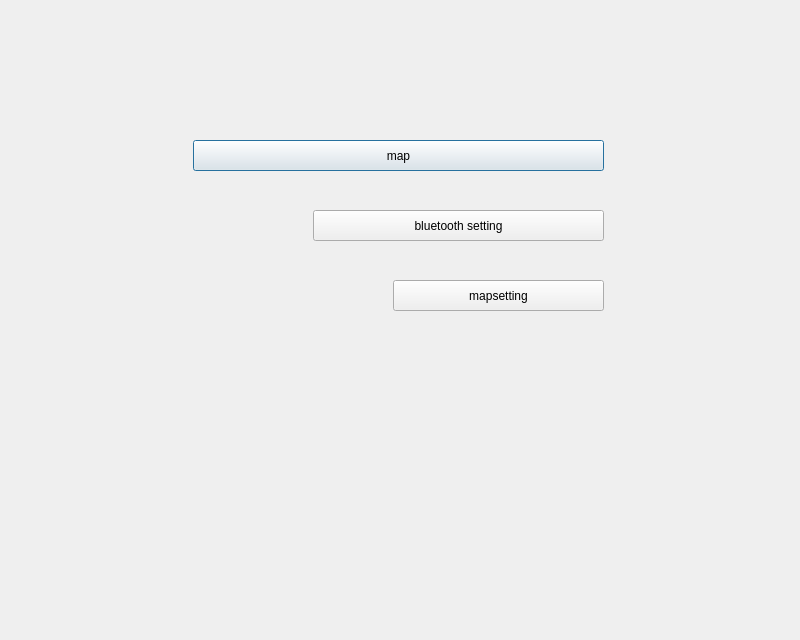
<?xml version="1.0" encoding="UTF-8"?>
<ui version="4.0">
 <class>MainMenu</class>
 <widget class="QDialog" name="MainMenu">
  <property name="geometry">
   <rect>
    <x>0</x>
    <y>0</y>
    <width>800</width>
    <height>640</height>
   </rect>
  </property>
  <property name="windowTitle">
   <string>Dialog</string>
  </property>
  <widget class="QPushButton" name="mapButton">
   <property name="geometry">
    <rect>
     <x>193</x>
     <y>140</y>
     <width>411</width>
     <height>31</height>
    </rect>
   </property>
   <property name="text">
    <string>map</string>
   </property>
  </widget>
  <widget class="QPushButton" name="BLEButton">
   <property name="geometry">
    <rect>
     <x>313</x>
     <y>210</y>
     <width>291</width>
     <height>31</height>
    </rect>
   </property>
   <property name="text">
    <string>bluetooth setting</string>
   </property>
  </widget>
  <widget class="QPushButton" name="mapsetButton">
   <property name="geometry">
    <rect>
     <x>393</x>
     <y>280</y>
     <width>211</width>
     <height>31</height>
    </rect>
   </property>
   <property name="text">
    <string>mapsetting</string>
   </property>
  </widget>
 </widget>
 <resources/>
 <connections/>
</ui>
